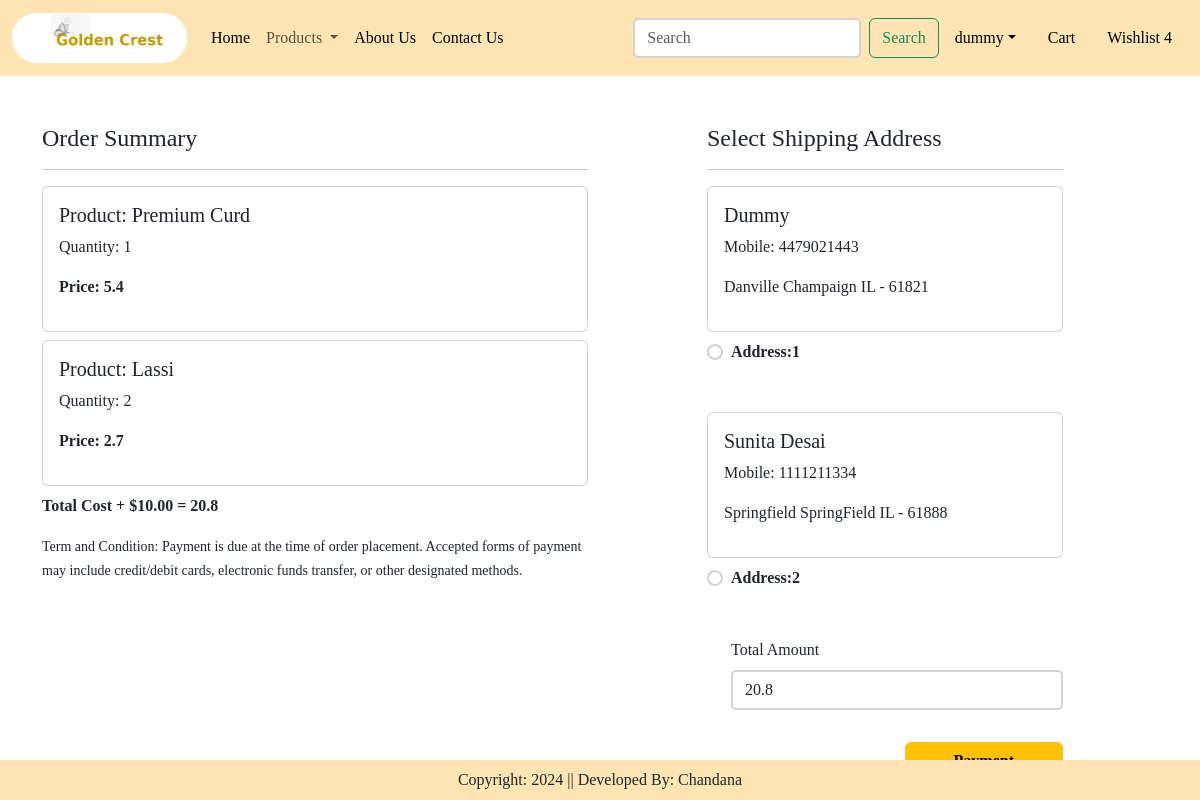
/checkout/ (signed in), run on the app's committed database.
### app/models.py (models this page shows, shortened)
class Cart(models.Model):
    user=models.ForeignKey(User, on_delete=models.CASCADE)
    product=models.ForeignKey(Product, on_delete=models.CASCADE)
    quantity=models.PositiveIntegerField(default=1)

class Product(models.Model):
    title = models.CharField(max_length=100)
    selling_price = models.FloatField()
    discounted_price = models.FloatField()
    description = models.TextField()
    composition = models.TextField(default='')
    prodapp = models.TextField(default='')
    category = models.CharField(choices=CATEGORY_CHOICES, max_length=2)
    product_image = models.ImageField(upload_to='product')

class Customer(models.Model):
    user = models.ForeignKey(User, on_delete=models.CASCADE)
    name=models.CharField(max_length=200)
    locality = models.CharField(max_length=200)
    city=models.CharField(max_length=50)
    mobile=models.IntegerField(default=0)
    zipcode=models.IntegerField()
    state=models.CharField(choices=STATE_CHOICES, max_length=100)

### app/views.py (the view)
# urls.py: path("checkout/", views.checkout.as_view(),name="checkout"),
class checkout(View):
    def get(self, request):
        user=request.user
        add=Customer.objects.filter(user=user)
        cart_items=Cart.objects.filter(user=user)
        famount=0
        for p in cart_items:
            value=p.quantity * p.product.discounted_price
            famount=famount+value
        totalamount = famount+10
        return render(request, 'app/checkout.html',locals())

### app/templates/app/checkout.html (shortened to what this page needs)
{% extends "app/base.html" %}
{% load static %}
{% block main-content %}
<div class="container">
    <div class="row mt-5">
        <div class="col-sm-6">
            <h4> Order Summary </h4>
            <hr>
            {% for item in cart_items %}
            <div class="card mb-2">
                <div class="card-body">
                    <h5>Product: {{item.product.title}}</h5>
                    <p>Quantity: {{item.quantity}}</p>
                    <p class="fw-bold">Price: {{item.product.discounted_price}}</p>
                </div>
            </div>
            {% endfor %}
            <p class="fw-bold"> Total Cost + $10.00 = {{totalamount}}</p>
            <small>Term and Condition: Payment is due at the time of order placement. Accepted forms of payment may include credit/debit cards, electronic funds transfer, or other designated methods.</small>
        </div>
        <div class="col-sm-4 offset-sm-1">
            <h4>Select Shipping Address</h4>
            <hr>
            <form method="post" id="myform">
                {% for ad in add %}
                <div class="card">
                    <div class = "card-body">
                    <h5>{{ad.name}}</h5>
                    <p>Mobile: {{ad.mobile}}</p>
                    <p>{{ad.locality}} {{ad.city}} {{ad.state}} - {{ad.zipcode}}</p>
                    </div>
                </div>
                <div class="form-check mt-2 mb-5">
                    <input class="form-check-input" type="radio" style="border: 2px solid #d3d3d3;" name="custid" id="custadd{{forloop.counter}}" value="{{ad.id}}">
                    <label class="form-check-label fw-bold" for="custadd{{forloop.counter}}">
                        Address:{{forloop.counter}}
                    </label>
                </div>
                {% endfor %}
                <div class="form-check mb-3">
                    <label for="totamount" class="form-label">Total Amount</label>
                    <input type="number" class="form-control" name="totamount" value={{totalamount}} readonly>
                </div>
                <div class="text-end">
                 <button id="rzp-button1" type="submit" class="btn btn-warning mt-3 px-5 fw-bold">Payment</button>
                </div>
            </form>
        </div>
    </div>
</div>
{% endblock main-content %}

### app/templates/app/base.html (shortened to what this page needs)
<!DOCTYPE html>
{% load static %}
<html lang="en">
<head>
    <link href="https://cdn.jsdelivr.net/npm/bootstrap@5.3.3/dist/css/bootstrap.min.css" rel="stylesheet">
    <link rel = "stylesheet" href="{% static 'app/css/owl.carousel.min.css' %}"/>
    <link rel = "stylesheet" href="{% static 'app/css/all.min.css' %}"/>
    <link rel = "stylesheet" href="{% static 'app/css/style.css' %}"/>
</head>
<body>
    <nav class="navbar navbar-expand-lg navbar-light bg-cream">
        <div class="container-fluid">
          <a class="navbar-brand" href="/">
            <img src = "{% static 'app/images/product/neel.png' %}" width ="175" height="50"/>
          </a>
          <div class="collapse navbar-collapse" id="navbarSupportedContent">
            <ul class="navbar-nav me-auto mb-2 mb-lg-0">
              {% if request.user.is_authenticated %}
              <li class="nav-item">
                <a class="nav-link active" aria-current="page" href="/">Home</a>
              </li>
              <li class="nav-item dropdown">
                <a class="nav-link dropdown-toggle" href="#" role="button" data-bs-toggle="dropdown" aria-expanded="false">
                  Products
                </a>
              </li>
              <li class="nav-item">
                <a class="nav-link text-black" href="{% url 'about' %}">About Us</a>
              </li>
              <li class="nav-item">
                <a class="nav-link text-black" href="{% url 'contact' %}">Contact Us</a>
              </li>
            </ul>
            <form class="d-flex" role="search">
              <input class="form-control me-2" type="search" placeholder="Search" aria-label="Search">
              <button class="btn btn-outline-success" type="submit">Search</button>
            </form>
          </div>
          <ul class = "navbar-nav me-auto mb-2 mb-lg-0">
           <li class ="nav-item dropdown mx-2">
             <a class="nav-link dropdown-toggle text-black" href="#"
             id="profileDropdown" role="Button" data-bs-toggle="dropdown"
             aria-expanded="false">{{request.user}}</a>
           </li>
           <li class="nav-item mx-2">
             <a href="{% url "showcart" %}" class="nav-link text-black">Cart</a>
           </li>
           <li class="nav-item mx-2">
            <a href="#" class="nav-link text-black">Wishlist 4</a>
          </li>
          {% endif %}
          </ul>
        </div>
      </nav>
    {% block main-content %}{% endblock main-content %}
    <footer class="container-fluid fixed-bottom bg-cream text-center p-2 mt-5">
        Copyright: 2024 || Developed By: Chandana
    </footer>
</body>
</html>

### app/templates/app/base.html (style rules this page uses)
* { font-family: Georgia, serif; }
.bg-cream { background-color: #FFE5B4; }

### app/templates/app/checkout.html (style rules this page uses)
.form-control { border: 2px solid #d3d3d3; border-radius: 5px; }

### data on the page
Cart: product "Premium Curd", quantity "1", product.discounted_price "5.4"
Cart: product "Lassi", quantity "2", product.discounted_price "2.7"
Customer: name "Dummy", mobile "4479021443", locality "Danville", city "Champaign", state "IL", zipcode "61821"
Customer: name "Sunita Desai", mobile "1111211334", locality "Springfield", city "SpringField", state "IL", zipcode "61888"

### other printed values
{{ request.user }} "dummy"
{{ totalamount }} "20.8"
